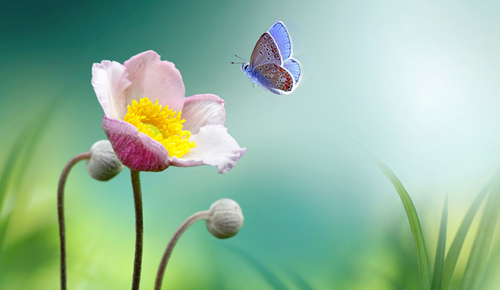
#> input picture LAB5/Resources/image1.jpg, 500 x 290 px, found by its file name
$ python q2a.py
#> lines starting #> are read from the running program, lines starting #| are printed output that depends on the picture
import cv2

# Load two images
image1 = cv2.imread('C:\\210962062\\LAB5\\Resources\\image1.jpg', cv2.IMREAD_GRAYSCALE)
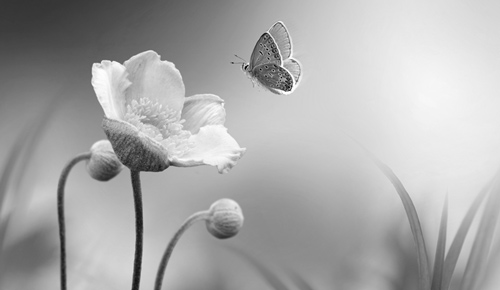
#> image1: shape (290, 500); min 0, max 255, mean 171
image2 = cv2.imread('C:\\210962062\LAB5\\Resources\\image2.jpg', cv2.IMREAD_GRAYSCALE)
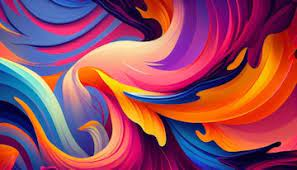
#> input picture LAB5/Resources/image2.jpg, 297 x 170 px, found by its file name
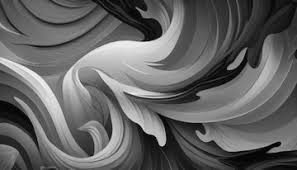
#> image2: shape (170, 297); min 0, max 247, mean 99.4

# Create SIFT detector
sift = cv2.SIFT_create()

# Detect key points and compute descriptors
keypoints1, descriptors1 = sift.detectAndCompute(image1, None)
#> keypoints1 = 194 keypoints; strongest (x, y, size): (287, 86, 6.3), (282, 66, 1.9), (105, 76, 20.9), (293, 61, 1.9)
keypoints2, descriptors2 = sift.detectAndCompute(image2, None)
#> keypoints2 = 233 keypoints; strongest (x, y, size): (162, 141, 6.2), (151, 31, 13.7), (277, 144, 3.8), (231, 67, 4.5)

# Match descriptors between the two images
bf = cv2.BFMatcher()
matches = bf.knnMatch(descriptors1, descriptors2, k=2)
#> matches = 194 matches

# Apply ratio test to filter good matches
good_matches = []
for m, n in matches:
    if m.distance < 0.75 * n.distance:
        good_matches.append(m)
#> after the loop, good_matches = 3 matches

# Draw the matches
result = cv2.drawMatches(image1, keypoints1, image2, keypoints2, good_matches, None, flags=cv2.DrawMatchesFlags_NOT_DRAW_SINGLE_POINTS)
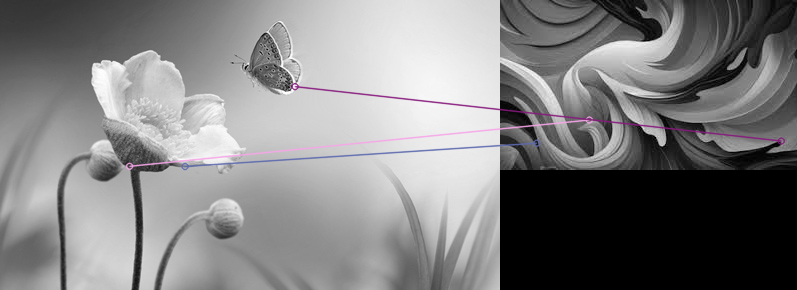
#> result: shape (290, 797, 3); mean of channels 0, 1, 2 129, 128.4, 128.9; drawn as B, G, R

# Display the result
cv2.imshow('SIFT Matches', result)
cv2.waitKey(0)
cv2.destroyAllWindows()
